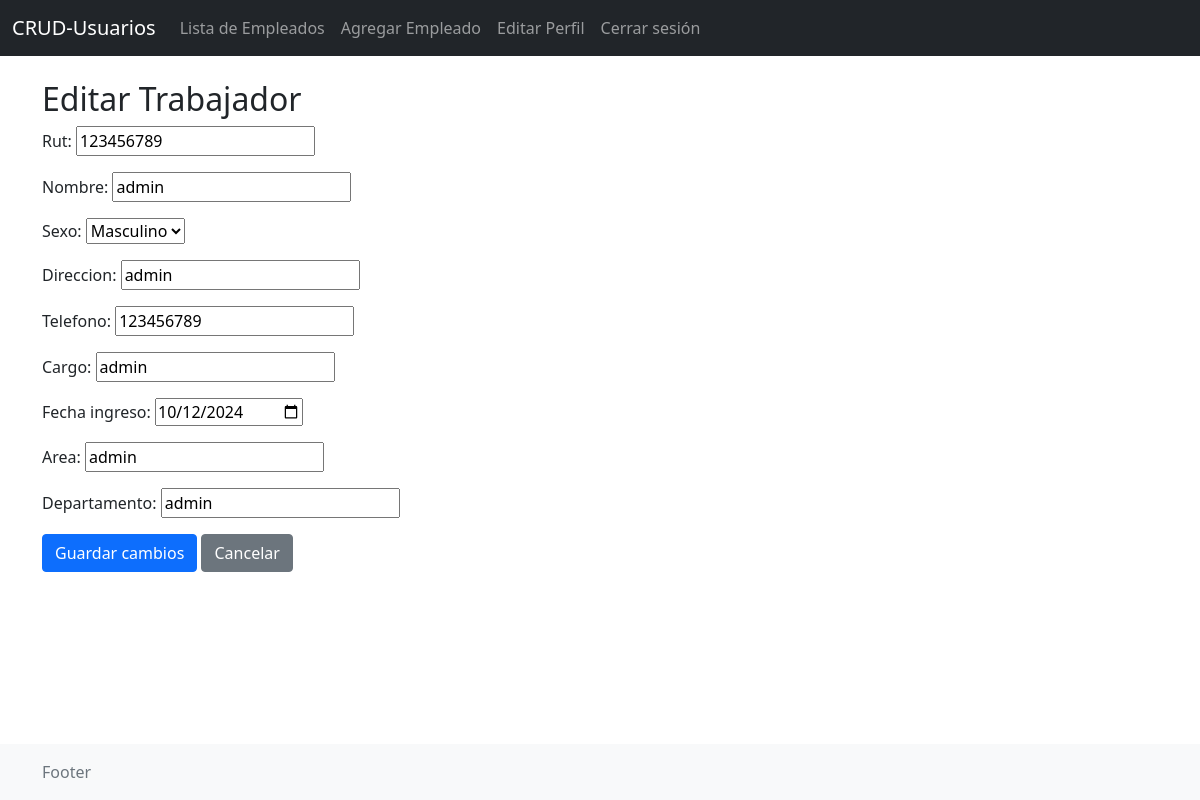
The app's page /empleados/editar/5/ (signed in) with its own data.
### miapp/models.py (models this page shows, shortened)
class Trabajador(models.Model):
    user = models.OneToOneField(User, on_delete=models.CASCADE, null=True, blank=True)  # Relación con usuario
    rut = models.CharField(max_length=12, unique=True)
    nombre = models.CharField(max_length=255)
    sexo = models.CharField(max_length=10, choices=[('Masculino', 'Masculino'), ('Femenino', 'Femenino')])
    direccion = models.CharField(max_length=255)
    telefono = models.CharField(max_length=20)
    cargo = models.CharField(max_length=100)
    fecha_ingreso = models.DateField()
    area = models.CharField(max_length=100)
    departamento = models.CharField(max_length=100)

### miapp/views.py (the view)
# urls.py: path('empleados/editar/<int:pk>/', views.editar_trabajador, name='editar_trabajador'),
@login_required
def editar_trabajador(request, pk):
    trabajador = get_object_or_404(Trabajador, pk=pk)
    if request.method == 'POST':
        form = TrabajadorFullEditForm(request.POST, instance=trabajador)
        if form.is_valid():
            form.save()
            return redirect('listar_empleados')
    else:
        form = TrabajadorFullEditForm(instance=trabajador)
    return render(request, 'editar_trabajador.html', {'form': form})

### miapp/forms.py (shortened to what this page needs)
class TrabajadorFullEditForm(forms.ModelForm): #EDITAR ADMIN
    class Meta:
        model = Trabajador
        fields = ['rut', 'nombre', 'sexo', 'direccion', 'telefono', 'cargo', 'fecha_ingreso', 'area', 'departamento']
        widgets = {
            'fecha_ingreso': forms.DateInput(attrs={'type': 'date'}),  # Widget de calendario
        }

### templates/editar_trabajador.html (shortened to what this page needs)
{% extends 'base.html' %}
{% block content %}
<h2>Editar Trabajador</h2>
<form method="post">
    {{ form.as_p }}
    <button type="submit" class="btn btn-primary">Guardar cambios</button>
    <a href="{% url 'listar_empleados' %}" class="btn btn-secondary">Cancelar</a>
</form>
{% endblock %}

### templates/base.html (style rules this page uses)
body { display: flex; flex-direction: column; min-height: 100vh; }

### records on screen
Trabajador: rut "123456789", nombre "admin", sexo "Masculino", direccion "admin", telefono "123456789", cargo "admin", fecha_ingreso "10/12/2024", area "admin", departamento "admin"
